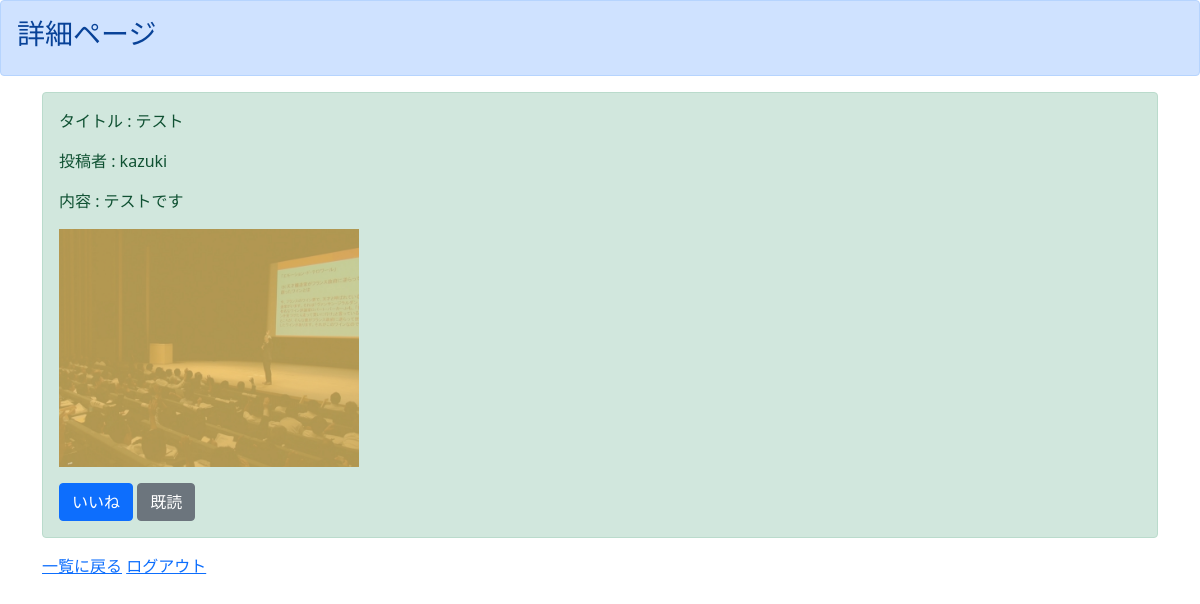
Page /detail/1/ (signed in) on the committed database.
### board/models.py (models this page shows, shortened)
class Board(models.Model):
    title = models.CharField(max_length=100)
    content = models.TextField()
    author = models.CharField(max_length=50)
    image = models.ImageField(upload_to='')
    good = models.IntegerField(null=True, blank=True, default=0)
    read = models.IntegerField(null=True, blank=True, default=0)
    readtext = models.TextField(null=True, blank=True, default='a') # dafailt必要 argument of type 'NoneType' is not iterable というエラーが出て既読にできない

### board/views.py (the view)
# urls.py: path('detail/<int:pk>/', detail, name='detail'),
@login_required
def detail(request, pk):
    board_object = get_object_or_404(Board, pk=pk) # 右側のpkが上の(request, pk)のpkに対応している
    return render(request, 'user/detail.html', { 'board_object' : board_object })

### templates/user/detail.html
{% extends 'base.html' %}
{% block header %}
<div class="alert alert-primary" role="alert">
  <h3>詳細ページ</h3>
</div>
{% endblock header %}
{% block content %}
<div class="container">
  <div class="alert alert-success" role="alert">
    <p>タイトル : {{ board_object.title }}</p>
    <p>投稿者 : {{ board_object.author }}</p>
    <p>内容 : {{ board_object.content }}</p>
    <p><img src="{{ board_object.image.url }}" width=300></p>
    <a href="{% url 'good' board_object.pk %}" class="btn btn-primary" role="button" aria-pressed="true">いいね</a>
    <a href="{% url 'read' board_object.pk %}" class="btn btn-secondary" role="button" aria-disabled="true">既読</a>
  </div>
  <a href="{% url 'list' %}">一覧に戻る</a>
  <a href="{% url 'logout' %}">ログアウト</a>
</div>
{% endblock content %}

### rows in the picture
Board: title "テスト", author "kazuki", content "テストです", image (picture)
